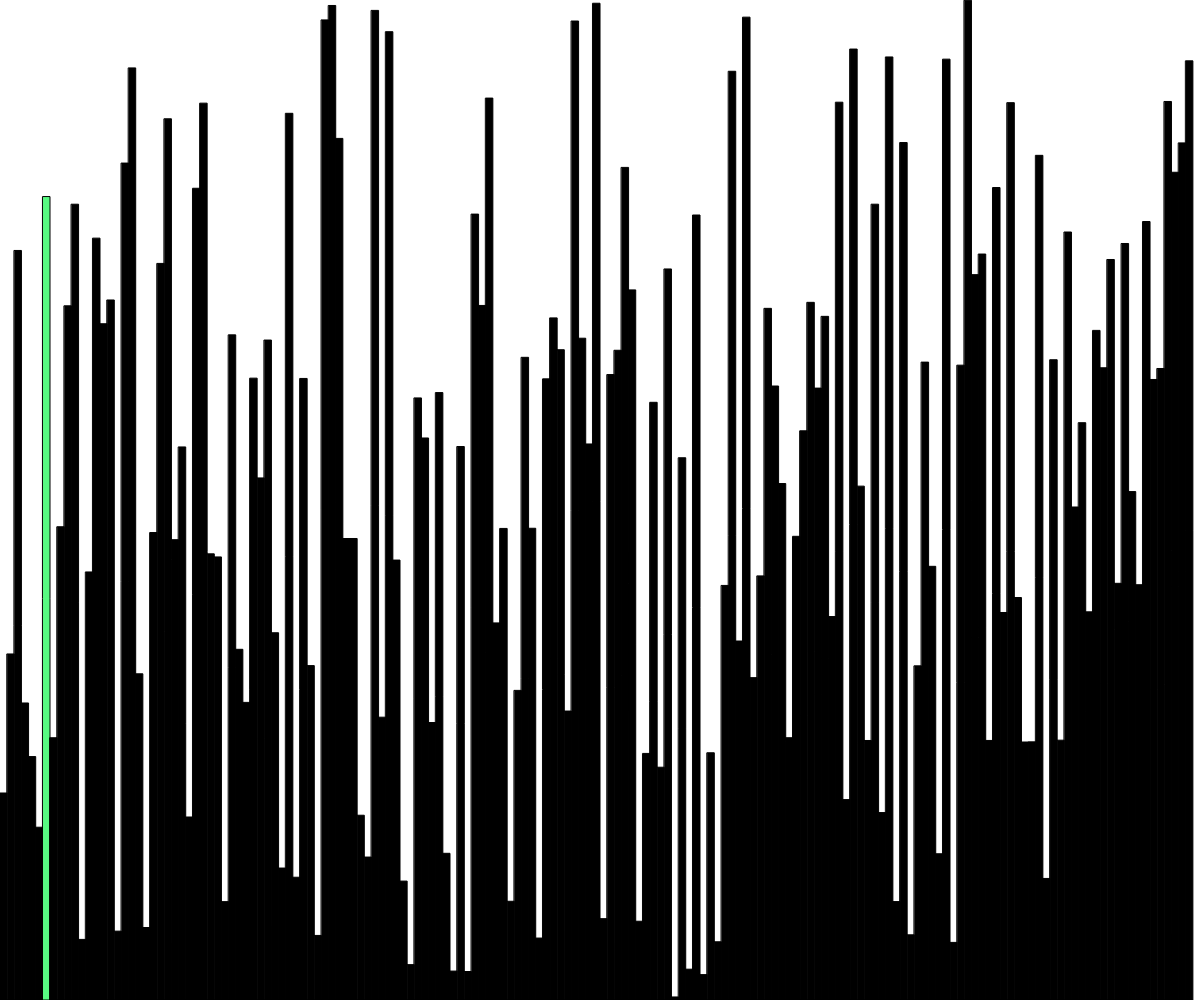
Frame 1 (no input)
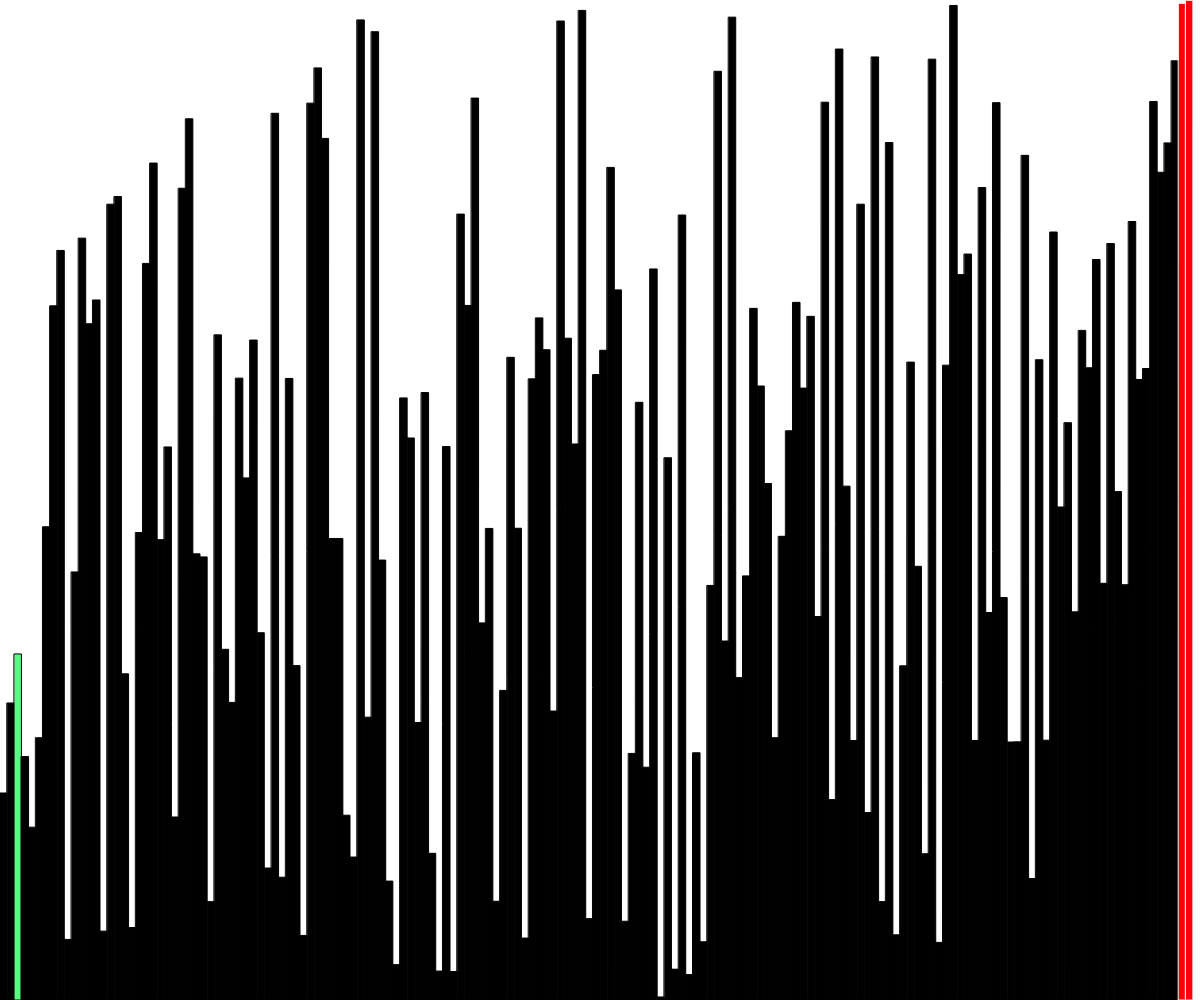
Frame 60 (no input)
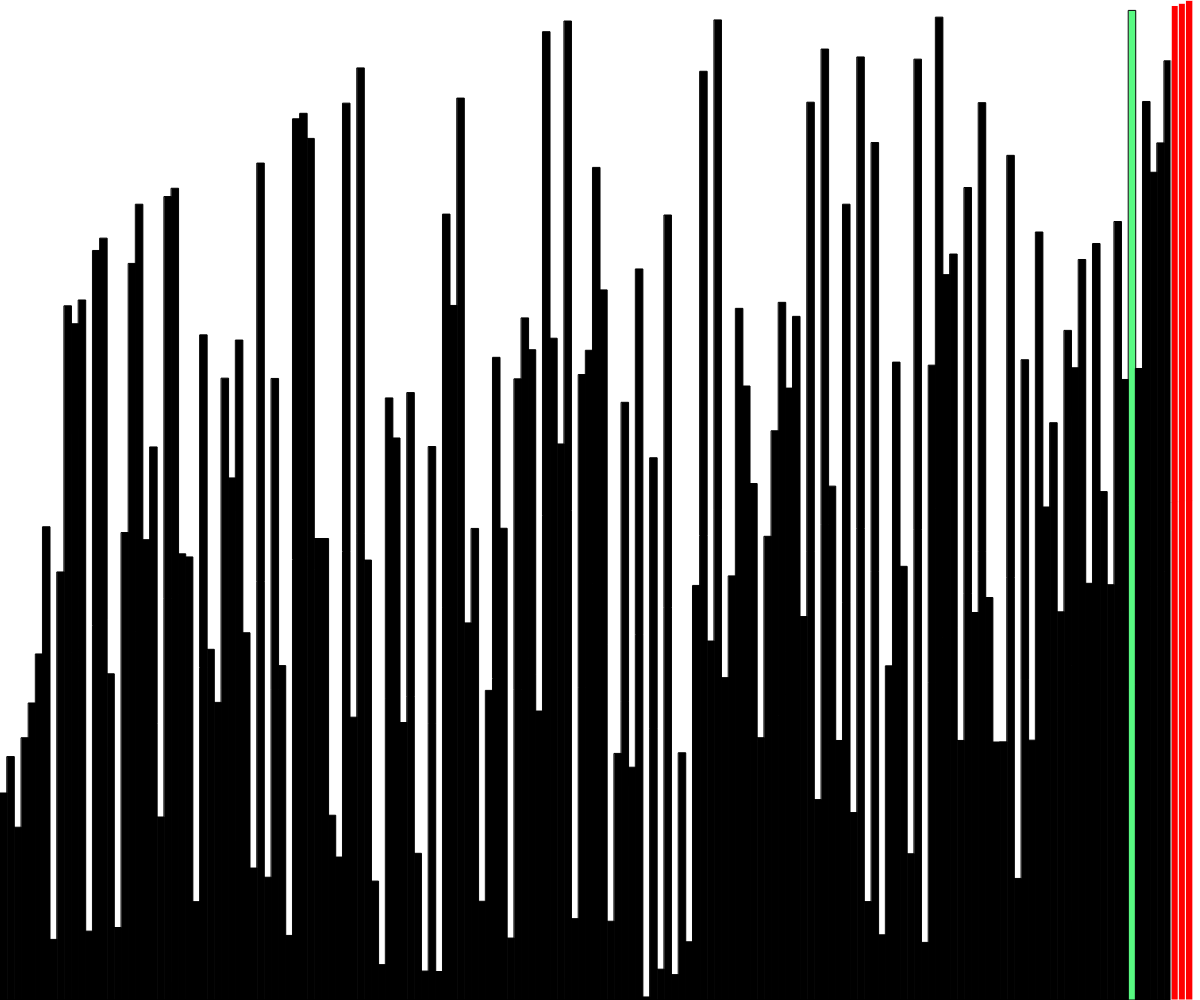
Frame 120 (the mouse pressed at the canvas centre since frame 60)

The p5.js sketch that drew these frames (run headless with seeded random() and noise() and a simulated clock; from frame 60 on, the mouse is pressed at the canvas centre):

// p5.js sketch
// ── sketch.js
let values = [];
let w;
let states = [];

function setup() {
  w = random(10);
  createCanvas(windowWidth, windowHeight);

  values = new Array(floor(width / w));

  for (let i = 0; i < values.length; i++) {
    values[i] = float(random(height));
    states[i] = -1;
  }

  print("Unsorted Array:" + values);

  bubbleSort(values, 0, values.length);

  print("Sorted Array:" + values);
}
async function bubbleSort(arr, start, end) {
  if (start >= end) {
    return;
  }

  for (var i = 0; i < end - 1; i++) {
    for (var j = 0; j < end - i - 1; j++) {
      if (arr[j] >= arr[j + 1]) {
        states[j] = 1;

    
        await swap(arr, j, j + 1);
        states[j + 1] = 0;
      }
      states[j] = 2;
    }
  }
  return arr;
}
function draw() {
  background(255);

  for (let i = 0; i < values.length; i++) {
    stroke(0);
    fill(0);

    if (states[i] == 0) {
      stroke(255);
      fill(255, 0, 0);
    } else if (states[i] == 1) {
  
      fill("#58FA82");
    } else {
      fill(0);
    }
    rect(i * w, height - values[i], w, values[i]);
  }
}
async function swap(arr, a, b) {
  await sleep(0);
  let t = arr[a];
  arr[a] = arr[b];
  arr[b] = t;
}
function sleep(ms) {
  return new Promise((resolve) => setTimeout(resolve, ms));
}

// ── style.css
* {
  overflow: hidden;
}

html, body {
    margin: 0;
    padding: 0;
  }
  canvas {
    display: block;
  }
  
